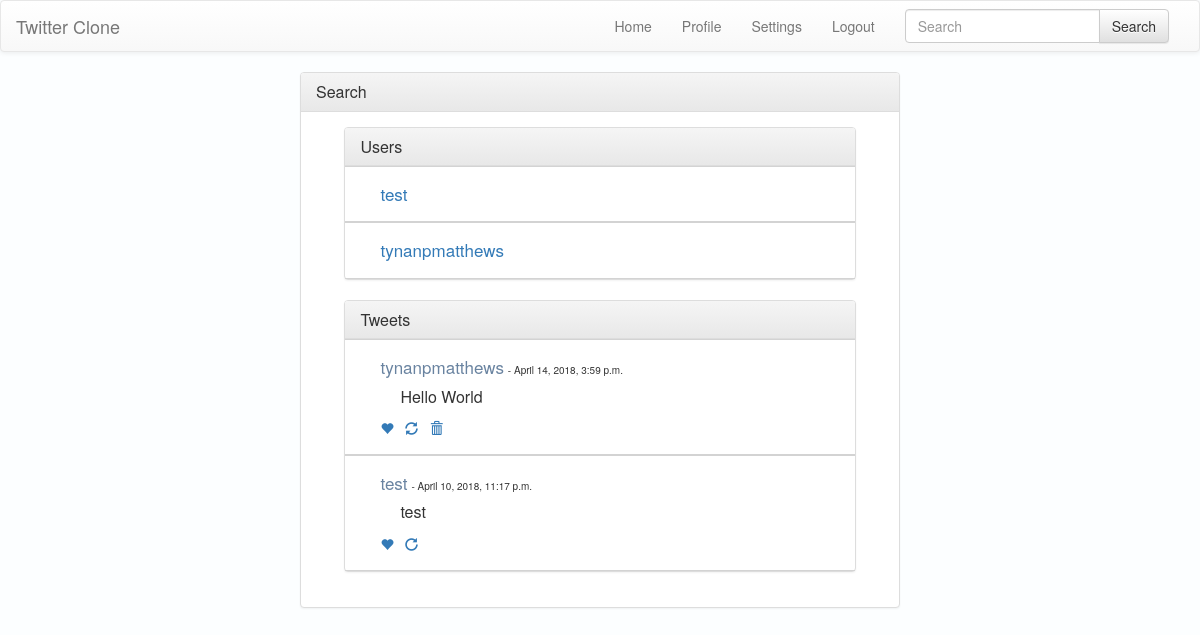
The app's page /search/ (signed in) with its own data.
### interface/models.py (models this page shows)
class twitteruser(models.Model):
    username = models.CharField(max_length=45, primary_key=True)
    password = models.CharField(max_length=45)

class tweet(models.Model):
    tweetID = models.AutoField(primary_key=True)
    posterID = models.ForeignKey(twitteruser, on_delete=models.CASCADE)
    Message = models.CharField(max_length=140)
    PostTime = models.DateTimeField(default=datetime.now, blank=True)

### interface/views.py (the view)
# urls.py: path('search/', views.search, name='search'),
def search(request):
    if request.user.is_authenticated:
        try:
            search_key = request.POST['search']
        except:
            search_key = request.GET.get('search_key')
            if search_key is None:
                search_key = ''
        favorited = request.GET.get('favorite')
        retweeted = request.GET.get('retweet')
        deleted = request.GET.get('deleted')
        self_favs = [i['tweetID_id'] for i in list(favorite.objects.filter(userID_id=request.user.username).values('tweetID_id'))]
        self_ret = [i['tweetID_id'] for i in list(retweet.objects.filter(userID_id=request.user.username).values('tweetID_id'))]
        if favorited:
            if int(favorited) not in self_favs:
                favorite.objects.create(tweetID_id=int(favorited), userID_id=request.user.username)
            else:
                favorite.objects.get(tweetID_id=int(favorited), userID_id=request.user.username).delete()
        if retweeted:
            if int(retweeted) not in self_ret:
                retweet.objects.create(tweetID_id=int(retweeted), userID_id=request.user.username)
            else:
                retweet.objects.get(tweetID_id=int(retweeted), userID_id=request.user.username).delete()
        if deleted:
            try:
                tweet.objects.get(tweetID=int(deleted), posterID_id=request.user.username).delete()
            except:
                pass
        self_favs = [i['tweetID_id'] for i in list(favorite.objects.filter(userID_id=request.user.username).values('tweetID_id'))]
        self_ret = [i['tweetID_id'] for i in list(retweet.objects.filter(userID_id=request.user.username).values('tweetID_id'))]
        favorites = [i['tweetID_id'] for i in list(favorite.objects.filter(userID_id=request.user.username).values('tweetID_id'))]
        retweets = [i['tweetID_id'] for i in list(retweet.objects.filter(userID_id=request.user.username).values('tweetID_id'))]
        user_list = [i['username'] for i in twitteruser.objects.filter(username__icontains=search_key).values('username')]
        tweets = [i for i in tweet.objects.filter(Message__icontains=search_key).values()]
        sorted_tweets = [(dict_['PostTime'], dict_) for dict_ in tweets]
        sorted_tweets.sort(reverse=True)
        sorted_tweets = [dict_ for (key, dict_) in sorted_tweets]
        return render(request, 'search.html', {'data': request.POST, 'user_list': user_list, 'tweets': sorted_tweets, 'retweets': retweets, 'favorites': favorites, 'search_key': search_key})
    else:
        return redirect(login)

### interface/templates/search.html (shortened to what this page needs)
{% load static %}
<!DOCTYPE html>
<html>
    <head>
    </head>
    <body>
            {% include 'header.html' %}
            <div class="panel panel-default center-block" style="width: 50%;">
                <div class="panel-heading">
                    <h3 class="panel-title">Search</h3>
                </div>
                <div class="panel-body">
                    <div class="panel panel-default center-block" style="width: 90%;">
                        <div class="panel-heading">
                            <h3 class="panel-title">Users</h3>
                        </div>
                        <div style="max-height: 400px; overflow: auto; overflow-x: hidden;" id="timeline">
                            {% for i in user_list %}
                            <div style="padding-left: 20px; border-top:1px solid lightgrey; border-bottom:1px solid lightgrey;">
                                <div class="panel-body">
                                    <a href="{% url 'profile' %}?user={{ i }}" style="padding: 5px 0px 5px 0px; word-break: break-all; font-size: 17px;">{{ i }}</a>
                                    <br>
                                </div>
                            </div>
                            {% empty %}
                            <div style="padding-left: 20px; border-top:1px solid lightgrey; border-bottom:1px solid lightgrey;">
                                <div class="panel-body">
                                    <a style="text-decoration: none; color: black;">Emtpy...</a>
                                </div>
                            </div>
                            {% endfor %}
                        </div>
                    </div>
                    <div class="panel panel-default center-block" style="width: 90%;">
                        <div class="panel-heading">
                            <h3 class="panel-title">Tweets</h3>
                        </div>
                        <div style="max-height: 400px; overflow: auto; overflow-x: hidden;" id="timeline">
                            {% for i in tweets %}
                            <div style="padding-left: 20px; border-top:1px solid lightgrey; border-bottom:1px solid lightgrey;">
                                <div class="panel-body">
                                    <a style="font-size: 17px; color: #6983A0; text-decoration: none; display: inline;" href="{% url 'profile' %}?user={{ i.posterID_id }}">{{ i.posterID_id }}</a>
                                    <p style="display: inline; font-size: 10px;"> - {{ i.PostTime }}</p>
                                    <br>
                                    <p style="word-break: break-all; padding: 6px 0px 0px 20px; font-size: 16px;">{{ i.Message }}<p>
                                    <p style="display: inline; font-size: 13px;">
                                        {% if i.tweetID not in favorites %}
                                        <a href="{% url 'search' %}?search={{ search_key }}&favorite={{ i.tweetID }}"><span class="glyphicon glyphicon-heart-empty" aria-hidden="true"></span></a>
                                        {% else %}
                                        <a href="{% url 'search' %}?search={{ search_key }}&favorite={{ i.tweetID }}"><span class="glyphicon glyphicon-heart" aria-hidden="true"></span></a>
                                        {% endif %}
                                        {% if i.tweetID not in retweets %}
                                        <a style="padding-left: 8px;" href="{% url 'search' %}?search={{ search_key }}&retweet={{ i.tweetID }}"><span class="glyphicon glyphicon-refresh" aria-hidden="true"></span></a>
                                        {% else %}
                                        <a style="padding-left: 8px;" href="{% url 'search' %}?search={{ search_key }}&retweet={{ i.tweetID }}"><span class="glyphicon glyphicon-repeat" aria-hidden="true"></span></a>
                                        {% endif %}
                                        {% if i.posterID_id == request.user.username %}
                                        <a style="padding-left: 8px;" href="{% url 'search' %}?search={{ search_key }}&deleted={{ i.tweetID }}"><span class="glyphicon glyphicon-trash" aria-hidden="true"></span></a>
                                        {% endif %}
                                    </p>
                                </div>
                            </div>
                            {% endfor %}
                        </div>
                    </div>
                </div>
            </div>
    </body>
</html>

### interface/static/cssLocal.css (style rules this page uses)
body { background-color: #FCFEFF; }

### records on screen
twitteruser: user_list "test"
twitteruser: user_list "tynanpmatthews"
tweet: posterID_id "tynanpmatthews", PostTime "April 14, 2018, 3:59 p.m.", Message "Hello World"
tweet: posterID_id "test", PostTime "April 10, 2018, 11:17 p.m.", Message "test"
